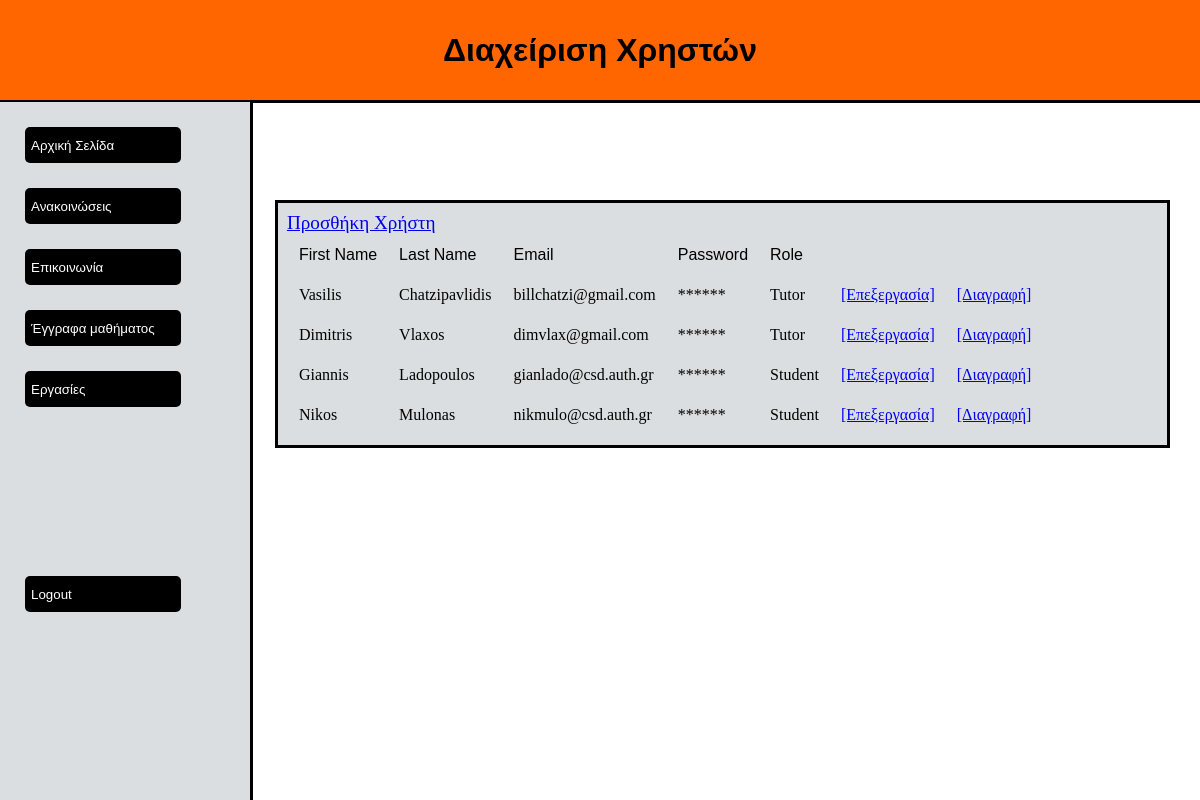
/users.php (signed in), run on the app's committed database.
### tables this page shows
CREATE TABLE `users` (
  `firstName` varchar(255) NOT NULL,
  `lastName` varchar(255) NOT NULL,
  `loginame` varchar(100) NOT NULL,
  `password` varchar(255) NOT NULL,
  `role` enum('Student','Tutor') NOT NULL
);

### functions.php (called while the page is built, shortened)
<?php
    function hidePwd($pwd)
    {
        $length = strlen($pwd);
        $encryptPwd = "";
        for($i = 0; $i < $length; $i++)
        {
            $encryptPwd .= '*';
        }
        return $encryptPwd;
    }
?>

### users.php (the view, shortened to what this page needs)
<?php
        include("functions.php");
?>
<!DOCTYPE html>
    <html>
        <head>
            <link rel="stylesheet" href="Style/style.css?v=<?php echo time(); ?>">
        </head>
        <body>
            <div class="header">
                <h1> Διαχείριση Χρηστών </h1>
            </div>
            <div class="sidebar">
                <a href="homepage.php">
                    <button class="sidebar_button"> Αρχική Σελίδα </button>
                </a>
                <a href="announcements.php">
                    <button class="sidebar_button"> Ανακοινώσεις </button>
                </a>
                <a href="communication.php">
                    <button class="sidebar_button"> Επικοινωνία </button>
                </a>
                <a href="documents.php">
                    <button class="sidebar_button"> Έγγραφα μαθήματος </button>
                </a>
                <a href="homework.php">
                <button class="sidebar_button"> Εργασίες </button>
                </a>
                <br><br><br><br><br><br><br><br><br>
                <a href="logout.php">
                    <button class="sidebar_button"> Logout </button>
                </a>
            </div>
            <div class="user">
                <div class="user_body">
                    <thead>
                    <?php
                        $query = "SELECT * FROM users";
                        echo '<table class="fl-table">
                        <tr>
                            <td> <font face="Arial">First Name</font> </td>
                            <td> <font face="Arial">Last Name</font> </td>
                            <td> <font face="Arial">Email</font> </td>
                            <td> <font face="Arial">Password</font> </td>
                            <td> <font face="Arial">Role</font> </td>
                        </tr>';
                    ?>
                    </thead>
                    <?php
                        if ($result = $conn->query($query))
                        {
                            while ($row = $result->fetch_assoc())
                            {
                                $firstName = $row["firstName"];
                                $lastName = $row["lastName"];
                                $loginame = $row["loginame"];
                                $password = $row["password"];
                                $role = $row["role"];
                                $password = hidePwd($password);
                                echo "<tr>
                                    <td>$firstName</td>
                                    <td>$lastName</td>
                                    <td>$loginame</td>
                                    <td>$password</td>
                                    <td>$role</td>
                                    <td> <a href='./editUser.php?loginame=$row[loginame]'>[Επεξεργασία] </a>
                                    <td> <a href='./delete.php?loginame=$row[loginame]'>[Διαγραφή] </a>
                                </tr>";
                            }
                        }
                ?>
            </div>
            <div style="text-align:center;float:left;">
                <a style="font-size: larger;" href='./addUser.php' > Προσθήκη Χρήστη
            </div>
        </div>
    </body>
</html>

### Style/style.css (style rules this page uses)
html, body { margin: 0; padding: 0; }
.header { position: fixed; left: 0; right: 0; top: 0; display: flex; justify-content: center; align-items: center; font-family: arial; background-color: rgb(255, 102, 0); height: 100px; border-bottom: solid black; }
.sidebar { position: fixed; left: 0px; bottom: 0px; top: 102px; width: 250px; background-color: rgb(219, 222, 224); border-right: solid black; }
.sidebar_button { background-color: black; color: white; height: 36px; width: 100px; border: none; border-radius: 5px; margin-top: 25px; margin-left: 25px; padding-right: 150px; cursor: pointer; white-space: nowrap; }
.user { margin-left: 275px; margin-top: 200px; margin-right: 30px; flex: 1 1; flex-wrap: nowrap; border: solid black; background-color: rgb(219, 222, 224); }
.user_body { margin: 1%; background-color: rgb(219, 222, 224); }

### users.php (style rules this page uses)
.fl-table td { padding: 10px; }

### data on the page
users: firstName "Vasilis", lastName "Chatzipavlidis", loginame "billchatzi@gmail.com", password "******", role "Tutor"
users: firstName "Dimitris", lastName "Vlaxos", loginame "dimvlax@gmail.com", password "******", role "Tutor"
users: firstName "Giannis", lastName "Ladopoulos", loginame "gianlado@csd.auth.gr", password "******", role "Student"
users: firstName "Nikos", lastName "Mulonas", loginame "nikmulo@csd.auth.gr", password "******", role "Student"
